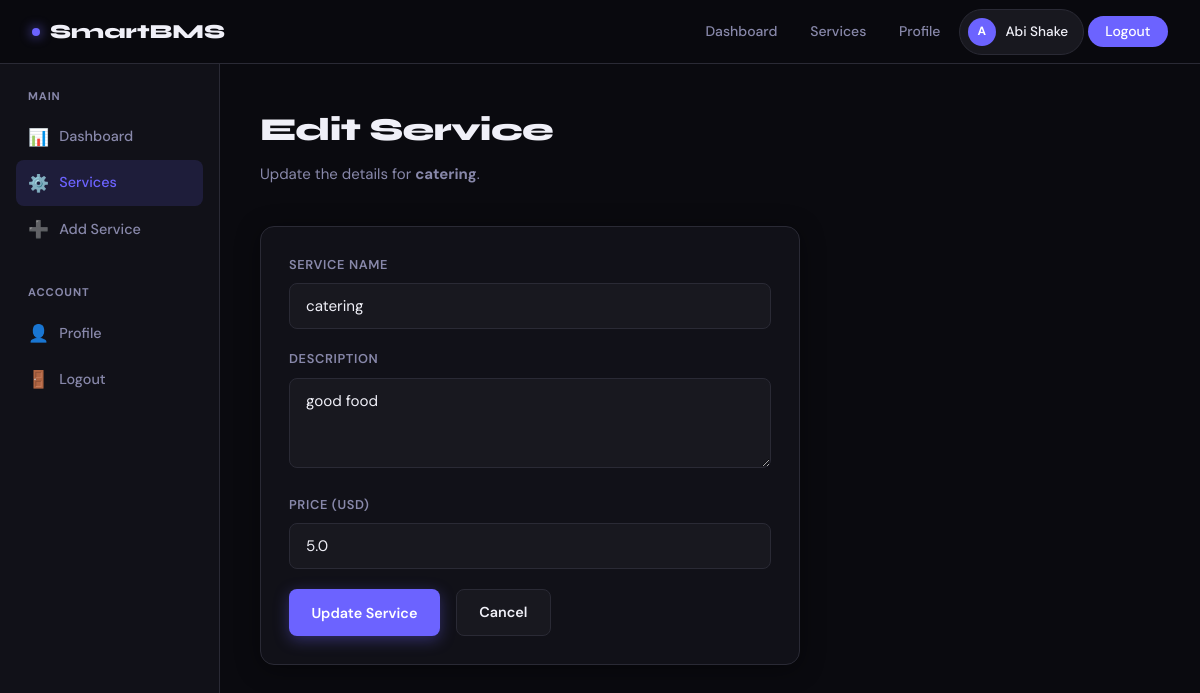
Screenshot of /edit_service/1 (signed in) with the database file from the repository.
### tables this page shows
CREATE TABLE services (
        id INTEGER PRIMARY KEY AUTOINCREMENT,
        user_id INTEGER NOT NULL,
        service_name TEXT NOT NULL,
        description TEXT,
        price REAL NOT NULL,
        FOREIGN KEY (user_id) REFERENCES users(id)
    );

### app.py (the view, shortened to what this page needs)
@app.route('/edit_service/<int:service_id>', methods=['GET', 'POST'])
@login_required
def edit_service(service_id):
    conn = get_db()
    service = conn.execute('SELECT * FROM services WHERE id = ? AND user_id = ?', (service_id, session['user_id'])).fetchone()
    if not service:
        conn.close()
        flash('Service not found.', 'error')
        return redirect(url_for('services'))
    conn.close()
    return render_template('edit_service.html', service=service)

### app.py (called while the page is built)
def get_db():
    conn = sqlite3.connect(DB)
    conn.row_factory = sqlite3.Row
    return conn

def login_required(f):
    from functools import wraps
    @wraps(f)
    def decorated(*args, **kwargs):
        if 'user_id' not in session:
            flash('Please log in to access this page.', 'error')
            return redirect(url_for('login'))
        return f(*args, **kwargs)
    return decorated

### templates/edit_service.html (shortened to what this page needs)
{% extends "app_base.html" %}
{% block app_content %}
<div class="page-header">
  <h1>Edit Service</h1>
  <p>Update the details for <strong>{{ service['service_name'] }}</strong>.</p>
</div>
<div class="card" style="max-width:540px;">
  <form method="POST">
    <div class="form-group">
      <label for="service_name">Service Name</label>
      <input type="text" id="service_name" name="service_name" value="{{ service['service_name'] }}" required>
    </div>
    <div class="form-group">
      <label for="description">Description</label>
      <textarea id="description" name="description">{{ service['description'] or '' }}</textarea>
    </div>
    <div class="form-group">
      <label for="price">Price (USD)</label>
      <input type="number" id="price" name="price" value="{{ service['price'] }}" step="0.01" min="0" required>
    </div>
    <div class="flex gap-2" style="margin-top:0.5rem;">
      <button type="submit" class="btn btn-primary">Update Service</button>
      <a href="{{ url_for('services') }}" class="btn btn-secondary">Cancel</a>
    </div>
  </form>
</div>
{% endblock %}

### static/css/style.css (style rules this page uses)
:root { --bg: #0a0a0f; --surface: #111118; --surface2: #18181f; --border: #2a2a35; --accent: #6c63ff; --accent2: #ff6b6b; --accent3: #43e97b; --text: #f0f0f8; --text-muted: #8888aa; --text-dim: #5555772; --card-shadow: 0 4px 24px rgba(0,0,0,0.4); --radius: 14px; --radius-sm: 8px; }
*, *::before, *::after { box-sizing: border-box; margin: 0; padding: 0; }
html { scroll-behavior: smooth; }
body { font-family: 'DM Sans', sans-serif; background: var(--bg); color: var(--text); min-height: 100vh; line-height: 1.6; font-size: 15px; }
h1, h2, h3, h4 { font-family: 'Syne', sans-serif; letter-spacing: -0.02em; }
a { color: var(--accent); text-decoration: none; transition: opacity 0.2s; }
.page-header { margin-bottom: 2.5rem; }
.page-header h1 { font-size: 2rem; font-weight: 800; }
.page-header p { color: var(--text-muted); margin-top: 0.4rem; }
.card { background: var(--surface); border: 1px solid var(--border); border-radius: var(--radius); padding: 1.75rem; box-shadow: var(--card-shadow); }
.form-group { margin-bottom: 1.25rem; }
label { display: block; font-size: 0.8rem; font-weight: 600; color: var(--text-muted); text-transform: uppercase; letter-spacing: 0.05em; margin-bottom: 0.5rem; }
input[type="text"], input[type="email"], input[type="password"], input[type="number"], textarea { width: 100%; background: var(--surface2); border: 1px solid var(--border); border-radius: var(--radius-sm); color: var(--text); padding: 0.75rem 1rem; font-size: 0.95rem; font-family: 'DM Sans', sans-serif; transition: border-color 0.2s, box-shadow 0.2s; outline: none; }
textarea { resize: vertical; min-height: 90px; }
input::placeholder, textarea::placeholder { color: #44445a; }
.btn { display: inline-flex; align-items: center; justify-content: center; gap: 0.5rem; padding: 0.7rem 1.4rem; border-radius: var(--radius-sm); font-size: 0.9rem; font-weight: 600; font-family: 'DM Sans', sans-serif; cursor: pointer; border: none; transition: all 0.2s; text-decoration: none; white-space: nowrap; }
.btn-primary { background: var(--accent); color: #fff; box-shadow: 0 4px 15px rgba(108,99,255,0.35); }
.btn-secondary { background: var(--surface2); color: var(--text); border: 1px solid var(--border); }
.flex { display: flex; }
.gap-2 { gap: 1rem; }

### rows the page displays
services: service_name "catering", description "good food", price "5.0"

### other values shown
{{ session.get('user_name', 'U')[0].upper() }} "A"
{{ session.get('user_name', '') }} "Abi Shake"
